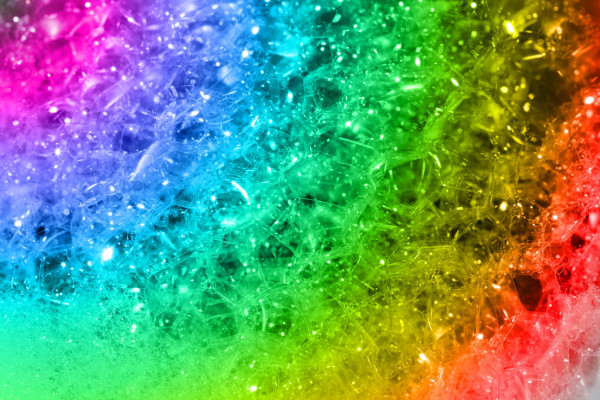
#> input picture imageProcessing/st.jpg, 600 x 400 px
$ python Effect.py
#> lines starting #> are read from the running program, lines starting #| are printed output that depends on the picture; after the words box and inside, x2 and y2 are one past the last pixel; in counts of white or black regions, pixels touching at a corner belong together
import cv2
import numpy as np # as np yazdığımızda numpy kütüphanesinin kısaltımı olarak alır.
# import ile cv2 ve np kütüphanelerini çağırdık

resim = cv2.imread("st.jpg") # st.jpg resmimizi imread ile resim değişkenine atadık
#> resim is the input picture: shape (400, 600, 3); mean B, G, R 111.3, 150.6, 102.5

# [10 lines of commented-out code are left out]

cv2.rectangle(resim,(50,100),(150,30),[0,0,255],9)
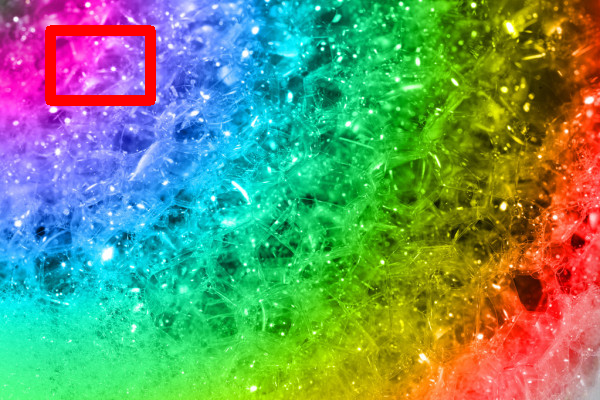
#> resim: shape (400, 600, 3); 1.54% of pixels changed, all inside (x1, y1, x2, y2) = (45, 25, 156, 106)
# sol alt ve sağ üstten sonraki renk ve en sondaki ise karenin kalınlığıdır.
# Sol alt ve sağ üst köşeler içerisinde kalan karenin ilk (x,y) sola alt sonraki sağ üst

cv2.imshow("Normal Resim",resim) # Resim değişkenimizi imshow ile çıktısını aldık

cv2.waitKey(0)
cv2.destroyAllWindows()

$ run again, with imageProcessing/rsm.jpg copied over imageProcessing/st.jpg
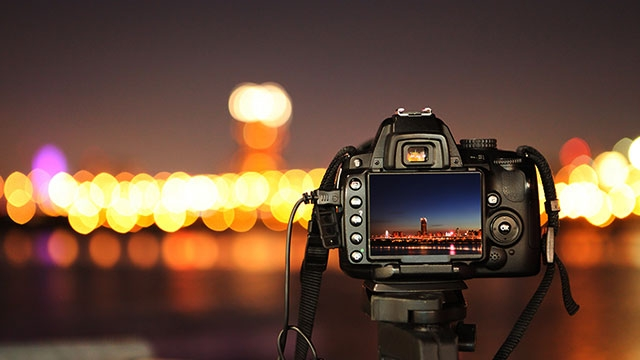
#> input picture imageProcessing/rsm.jpg, 640 x 360 px
#> resim is the input picture: shape (360, 640, 3); mean B, G, R 56.9, 73.6, 102.8
#> `cv2.rectangle(resim,(50,100),(150,30),[0,0,255],9)`:
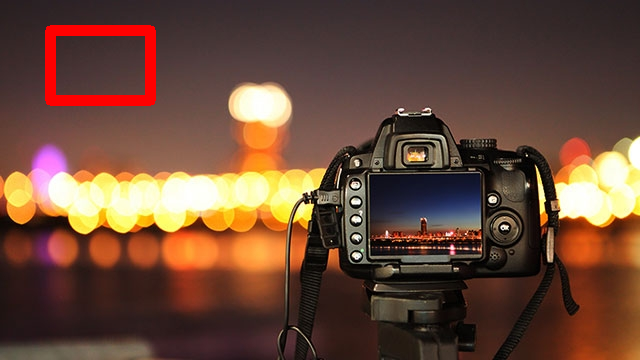
#> resim: shape (360, 640, 3); 1.61% of pixels changed, all inside (x1, y1, x2, y2) = (45, 25, 156, 106)
